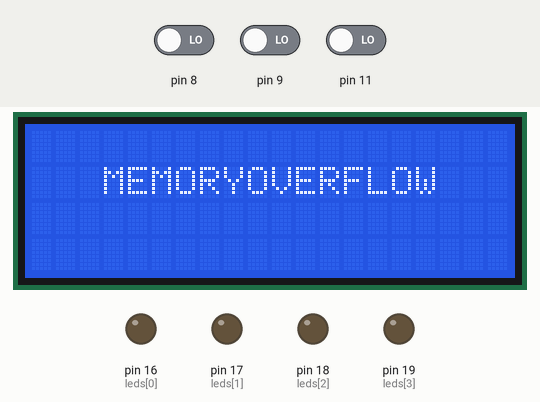
Recording of a sketch running on a simulated Arduino Uno, built with avr-gcc and run on an emulated ATmega328P. Parts: 20×4 character LCD, output pins drawn as LEDs (lit = HIGH). The test bench sets the inputs (shaded band); at power-on: pin 8 LOW, pin 9 LOW, pin 11 LOW. Random numbers use the default seed unless the sketch sets one; what the sketch prints to the serial monitor is not drawn.

Above: at 0.2 s.
At 5.3 s:
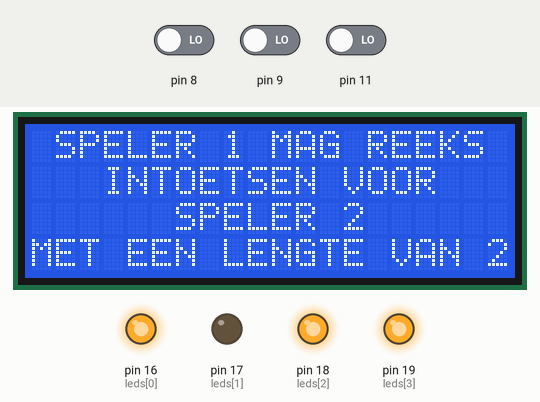
At 8.9 s:
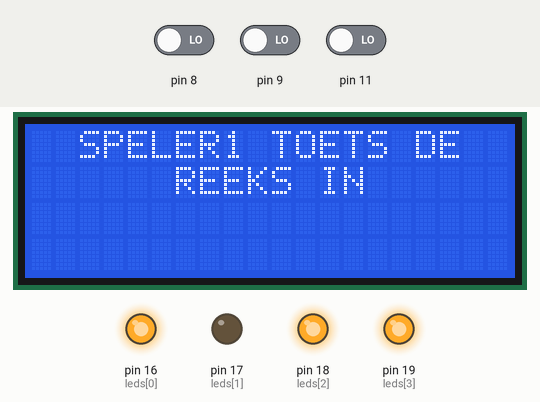
At 13.6 s:
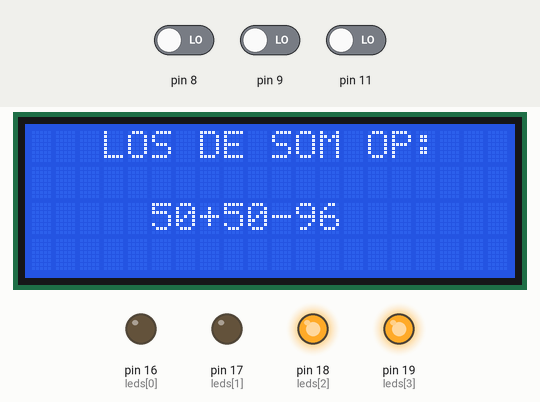
At 23.2 s:
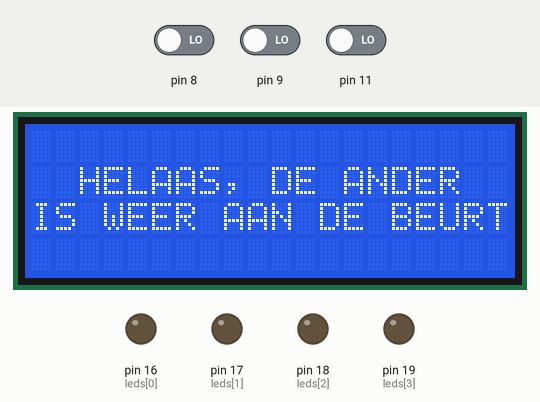
At 36.6 s:
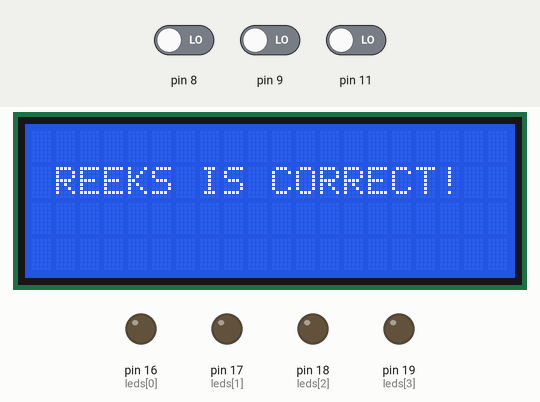
Timing chart, 0 to 40.0 s (numbered marks = the images above):
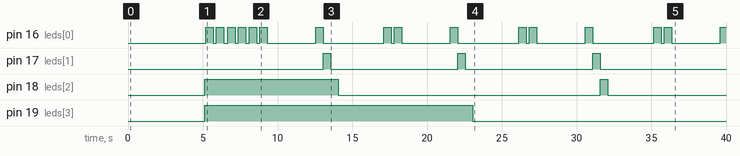

The sketch:

sketch_project1_2_copy_20250116121348_semiworking.ino
```cpp
#include <Adafruit_PCF8574.h>
#include <stdlib.h>
#include <string.h>
#include <Wire.h>
#include <Arduino.h>
#include <LiquidCrystal_I2C.h>

int buttons[2][5] = {
  {3, 2, 1, 0},
  {4, 5, 6, 7}
};
//int buttons2[] = {26, 27, 13, 14, 12};
int leds[] = {16, 17, 18, 19};

struct speler
{
  bool beurt;
  int reeks[50];
  int reekslengte;
  int reeksherhaling[50];
};

struct dobbelsteen
{
  String som;
  int oplossing;
};

speler spelernummer[2];

bool start = true;

// set up io expander
Adafruit_PCF8574 pcf;

Adafruit_PCF8574 pcf_dobbelsteen;

// Stel het I2C-adres van de LCD in op 0x27 en de afmetingen op 20x4
LiquidCrystal_I2C lcd(0x27, 20, 4);

void setup()
{
  // Start de I2C communicatie
  Wire.begin();

  lcd.begin(20, 4);
  lcd.backlight();
  lcd.init();

  // Toon de initialisatieboodschap
  lcd.setCursor(3, 1);
  lcd.print("MEMORYOVERFLOW");
  delay(5000);
  lcd.clear();

  // start io expanders
  if (!pcf.begin(0x20, &Wire))
  {
    Serial.println("Niet gelukt om io expander te vinden");
  }
  if (!pcf_dobbelsteen.begin(0x21, &Wire))
  {
    Serial.println("Niet gelukt om io expander dobbelsteen te vinden");
  }
  // put your setup code here, to run once:
  Serial.begin(115200);
  // loop over buttons en leds om ze actief te maken
  for (int i = 0; i < 4; i++)
  {
    pcf.pinMode(buttons[0][i], INPUT);
    pcf.pinMode(buttons[1][i], INPUT);
    pinMode(leds[i], OUTPUT);
  }
  // zet alles klaar voor de spelers
  spelernummer[0].beurt = false;
  spelernummer[0].reekslengte = 2;
  spelernummer[1].beurt = false;
  spelernummer[1].reekslengte = 2;

}

void loop()
{
  // put your main code here, to run repeatedly:

  // is het spel net begonnen?
  if (start == true)
  {
    // geef instructies op scherm (speler 1 mag reeks intoetsen voor speler 2)
    Serial.println("Speler 1 mag reeks intoetsen voor speler 2 met de lengte van 2");
    lcd.clear();
    lcd.setCursor(1,0);
    lcd.print("SPELER 1 MAG REEKS");
    lcd.setCursor(1,1);
    lcd.print("  INTOETSEN VOOR ");
    lcd.setCursor(5,2);
    lcd.print(" SPELER 2");
    lcd.setCursor(0,3);
    lcd.print("MET EEN LENGTE VAN 2");

    // loop over reeks speler 2
    for (int i = 0; i < 2; i++)
    {
      //check welke knoppen er worden ingetoetst
      int ingedrukt = false;
      while (ingedrukt == false)
      {
        for (int j = 0; j < 4; j++)
        {
          //Serial.println(j);
          if (pcf.digitalRead(buttons[0][j]) == LOW)
          {
            Serial.println(buttons[0][j]);
            // verander eerste plek van reeks naar j
            spelernummer[1].reeks[i] = j;
            // laat het huidige ledje branden als indicator
            digitalWrite(leds[j], HIGH);
            delay(500);
            digitalWrite(leds[j], LOW);
            ingedrukt = true;
            delay(200);
            break;
          }
        }
        //while (1);
      }
    }

    // geef instructies op scherm (speler 2 mag reeks intoetsen voor speler 1)
    Serial.println("Speler 2 mag reeks intoetsen voor speler 1 met een lengte van 2");
    lcd.clear();
    lcd.setCursor(1,0);
    lcd.print("SPELER 2 MAG REEKS");
    lcd.setCursor(1,1);
    lcd.print("  INTOETSEN VOOR ");
    lcd.setCursor(5,2);
    lcd.print(" SPELER 1");
    lcd.setCursor(0,3);
    lcd.print("MET EEN LENGTE VAN 2");

    // loop over reeks speler 1
    for (int i = 0; i < 2; i++)
    {
      //check welke knoppen er worden ingetoetst
      int ingedrukt = false;
      while (ingedrukt == false)
      {
        for (int j = 0; j < 4; j++)
        {
          if (pcf.digitalRead(buttons[1][j]) == LOW)
          {
            Serial.println(buttons[1][j]);
            // verander eerste plek van reeks naar j
            spelernummer[0].reeks[i] = j;
            // laat het huidige ledje branden als indicator
            digitalWrite(leds[j], HIGH);
            delay(500);
            digitalWrite(leds[j], LOW);
            ingedrukt = true;
            delay(200);
            break;
          }
        }
      }
    }
    start = false;
    spelernummer[0].beurt = true;
  }
  // spel kan nu echt beginnen


  // check wiens beurt het is
  if (spelernummer[0].beurt == true) // speler 1
  {
    // geef instructies op scherm (de speler moet proberen zijn reeks in te toetsen)
    Serial.println("Speler 1 mag zijn reeks proberen in te toetsen");
    lcd.clear();
    lcd.setCursor(2,0);
    lcd.print("SPELER1 TOETS DE");
    lcd.setCursor(6,1);
    lcd.print("REEKS IN");
    // get input van de speler
    reeksherhaling(0);

    // check of reeks correct is
    if (controle(0) == true)
    {
      // feliciteer speler 1 op het scherm
      Serial.println("Reeks is correct");
      lcd.clear();
      lcd.setCursor(1,1);
      lcd.print("REEKS IS CORRECT!");
      delay(3000);
    }
    else
    {
      // speler 1 heeft verloren, speler 2 heeft gewonnen
      Serial.println("Reeks is incorrect! Speler 2 heeft gewonnen");
      lcd.clear();
      lcd.setCursor(1,0);
      lcd.print("REEKS IS INCORRECT");
      lcd.setCursor(3,1);
      lcd.print("SPELER 2 HEEFT");
      lcd.setCursor(5,2);
      lcd.print("GEWONNEN!");
      delay(5000);
      lcd.clear();
      lcd.setCursor(5,1);
      lcd.print("GAMEOVER!!");
      gameover();
    }
    // geef instructies op scherm (los som op en leg de blokjes op juiste manier)
    Serial.println("Los de volgende som op en leg de blokjes neer op de goede plek(doppelsteen patroon):");
    lcd.clear();
    lcd.setCursor(3,0);
    lcd.print("LOS DE SOM OP:");

    // som
    dobbelsteen som = som_generator();
    Serial.println(som.som);
    lcd.setCursor(5,2);
    lcd.print(som.som);

    // weergeven op het scherm: "Druk een knop in om uw antwoord te bevestigen"
    Serial.println("Druk een van de knoppen in om uw antwoord te bevestigen");

    // hieronder het 2e gedeelte van het spel: dobbelsteen en blokjes

    // wacht totdat er een knop wordt ingedrukt
    bool ingedrukt = false;
    Serial.println(ingedrukt);
    while (ingedrukt == false)
    {
      for (int i = 0; i < 4; i++)
      {
        if (pcf.digitalRead(buttons[0][i]) == LOW)
        {
          digitalWrite(leds[i], HIGH);
          delay(500);
          digitalWrite(leds[i], LOW);
          ingedrukt = true;
          Serial.println("bevestigd");
        }
      }
    }
    // controleer doppelsteen
    if (dobbelsteen_controle(som.oplossing) == true)
    {
      // geef instructies op het scherm: "goed, u mag de reeks van de ander langer maken"
      Serial.println("goed je mag de reeks van de ander langer maken");
      lcd.clear();
      lcd.setCursor(2, 0);
      lcd.print("GOED, JE MAG DE");
      lcd.setCursor(1, 1);
      lcd.print("REEKS VAN DE ANDER");
      lcd.setCursor(4, 2);
      lcd.print("LANGER MAKEN");
      delay(3000);
      verleng_reeks(0);
    }
    else
    {
      // weergeven op het scherm: "helaas, de ander is weer aan de beurt"
      lcd.clear();
      lcd.setCursor(2, 1);
      lcd.print("HELAAS, DE ANDER");
      lcd.setCursor(0, 2);
      lcd.print("IS WEER AAN DE BEURT");
      Serial.println("fout");
      delay(3000);
    }
    // andere speler aan de beurt
    spelernummer[0].beurt = false;
    spelernummer[1].beurt = true;
  }

  // als speler 2 aan de beurt is
  else // speler 2
  {
    Serial.println("Speler 2 mag zijn reeks proberen in te toetsen");
    lcd.clear();
    lcd.setCursor(2,0);
    lcd.print("SPELER2 TOETS DE");
    lcd.setCursor(6,1);
    lcd.print("REEKS IN");
    // get input van de speler
    reeksherhaling(1);

    // check of de reeks correct is
    if (controle(1) == true)
    {
      // Feliciteer speler 2 op het scherm
      Serial.println("Reeks is correct");
      lcd.clear();
      lcd.setCursor(1,1);
      lcd.print("REEKS IS CORRECT!");
      delay(3000);
    }
    else
    {
      // speler 2 heeft verloren, speler 1 heeft gewonnen
      Serial.println("Reeks is incorrect! Speler 1 heeft gewonnen");
      lcd.clear();
      lcd.setCursor(1,0);
      lcd.print("REEKS IS INCORRECT");
      lcd.setCursor(3,1);
      lcd.print("SPELER 1 HEEFT");
      lcd.setCursor(5,2);
      lcd.print("GEWONNEN!");
      delay(5000);
      lcd.clear();
      lcd.setCursor(5,1);
      lcd.print("GAMEOVER!!");
      gameover();
    }
    // geef instructies op scherm (los som op en leg de blokjes op de juiste manier)
    Serial.println("Los de volgende som op en leg de blokjes neer op de goede plek(doppelsteen patroon):");
    lcd.clear();
    lcd.setCursor(3,0);
    lcd.print("LOS DE SOM OP:");

    // hieronder het 2e gedeelte van het spel: dobbelsteen en blokjes
    // som
    dobbelsteen som = som_generator();
    Serial.println(som.som);
    lcd.setCursor(5,2);
    lcd.print(som.som);

    // weergeven op het scherm: "Druk een knop in om uw antwoord te bevestigen"
    Serial.println("Druk een van de knoppen in om uw antwoord te bevestigen");

    // wacht totdat er een knop wordt ingedrukt
    bool bevestiging = false;
    while (bevestiging == false)
    {
      for (int i = 0; i < 4; i++)
      {
        if (pcf.digitalRead(buttons[1][i]) == LOW)
        {
          digitalWrite(leds[i], HIGH);
          delay(500);
          digitalWrite(leds[i], LOW);
          bevestiging = true;
          Serial.println("Bevestigd");
        }
      }
    }
    // controleer doppelsteen
     if (dobbelsteen_controle(som.oplossing) == true)
     {
      // geef instructies op het scherm: "goed, je mag de reeks van de ander langer maken"
      Serial.println("goed, je mag de reeks van de ander langer maken");
      lcd.clear();
      lcd.setCursor(2, 0);
      lcd.print("GOED, JE MAG DE");
      lcd.setCursor(1, 1);
      lcd.print("REEKS VAN DE ANDER");
      lcd.setCursor(4, 2);
      lcd.print("LANGER MAKEN");
      delay(3000);

      verleng_reeks(1);
     }
     else
     {
      // weergeven op scherm: "helaas, de ander is weer aan de beurt"
      lcd.clear();
      lcd.setCursor(2, 1);
      lcd.print("HELAAS, DE ANDER");
      lcd.setCursor(0, 2);
      lcd.print("IS WEER AAN DE BEURT");
      Serial.println("fout");
      delay(3000);
     }

    // andere speler aan de beurt
    spelernummer[1].beurt = false;
    spelernummer[0].beurt = true;
  }
}

// hieronder staan alle functies

void reeksherhaling(int a)
{
  // loop over array reeksherhaling heen
  for (int i = 0; i < spelernummer[a].reekslengte; i++)
  {
    // zolang er geen knop wordt ingedrukt, loop over de knoppen heen
    bool ingedrukt = false;
    while (ingedrukt == false)
    {
      for (int j = 0; j < 4; j++)
      {
        // als een knop is ingedrukt, zet de huidige knop in de array reeksherhaling (j)
        if (pcf.digitalRead(buttons[a][j]) == LOW)
        {
          spelernummer[a].reeksherhaling[i] = j;
          // laat bijbehorende ledje branden ter verduidelijking
          digitalWrite(leds[j], HIGH);
          delay(500);
          digitalWrite(leds[j], LOW);
          // zeg dat er een knop is ingedrukt zodat de computer doorgaat naar de volgende plek in de array reeksherhaling
          ingedrukt = true;
          delay(200);
          break;
        }
      }
    }
  }
}


bool controle(int a)
{
  // loop over array reeks en reeksherhaling
  for (int i = 0; i < spelernummer[a].reekslengte; i++)
  {
    // if reeks niet hetzelfde als reeksherhaling, return false
    if (spelernummer[a].reeks[i] != spelernummer[a].reeksherhaling[i])
    {
      return false;
    }
  }
  // otherwise, return true
  return true;
}

void gameover()
{
  Serial.println("reset spel aub");
  while (true)
  {
    // loop forever
  }
}

dobbelsteen som_generator()
{
  // x + y - z = s
  // s = random(1 - 6)
  int x = random(1, 99);
  int y = random(1, 99);
  int s = random(1, 6);
  int z = x + y - s;

  dobbelsteen q;
  String som(String(x) + "+" + String(y) + "-" + String(z));
  q.som = som;
  q.oplossing = s;
  return q;
}

bool dobbelsteen_controle(int oplossing)
{
  // alle mogelijke oplossingen dobbelsteen (1 - 6)
  // oplossing 1 => poort 5
  int oplossing1[7] = {LOW, LOW, LOW, LOW, HIGH, LOW, LOW};
  // oplossing 2 => poort 1, 4 of 3, 7
  int oplossing2[2][7] = {
    {HIGH, LOW, LOW, HIGH, LOW, LOW, LOW},
    {LOW, LOW, HIGH, LOW, LOW, LOW, HIGH}
  };
  // oplossing 3 => poort 1, 4, 5 of 3, 5, 7
  int oplossing3[2][7] = {
    {HIGH, LOW, LOW, HIGH, HIGH, LOW, LOW},
    {LOW, LOW, HIGH, LOW, HIGH, LOW, HIGH}
  };
  // oplossing 4 => poort 1, 3, 4, 7
  int oplossing4[7] = {HIGH, LOW, HIGH, HIGH, LOW, LOW, HIGH};
  // oplossing 5 => poort 1, 3, 4, 5, 7
  int oplossing5[7] = {HIGH, LOW, HIGH, HIGH, HIGH, LOW, HIGH};
  // oplossing 6 => poort 1, 2, 3, 4, 6, 7
  int oplossing6[7] = {HIGH, HIGH, HIGH, HIGH, LOW, HIGH, HIGH};

  // sla antwoord op in array
  int antwoord[7];
  for (int i = 1; i <= 7; i++)
  {
    antwoord[i - 1] = pcf_dobbelsteen.digitalRead(i);
    Serial.println(pcf_dobbelsteen.digitalRead(i));
  }
  // vergelijk antwoord met juiste oplossing
  switch (oplossing)
  {
    case 1:
      for (int j = 0; j < 7; j++)
      {
        if (oplossing1[j] == antwoord[j])
        {
          return false;
        }
      }
      break;
    case 2:
      for (int j = 0; j < 7; j++)
      {
        if (antwoord[j] == oplossing2[0][j] && antwoord[j] == oplossing2[1][j])
        {
          return false;
        }
      }
      break;
    case 3:
      for (int j = 0; j < 7; j++)
      {
        if (antwoord[j] == oplossing3[0][j] && antwoord[j] == oplossing3[1][j])
        {
          return false;
        }
      }
      break;
    case 4:
      for (int j = 0; j < 7; j++)
      {
        if (antwoord[j] == oplossing4[j])
        {
          return false;
        }
      }
      break;
    case 5:
      for (int j = 0; j < 7; j++)
      {
        if (antwoord[j] == oplossing5[j])
        {
          return false;
        }
      }
      break;
    case 6:
      for (int j = 0; j < 7; j++)
      {
        if (antwoord[j] == oplossing6[j])
        {
          return false;
        }
      }
      break;
  }
  return true;
}

void verleng_reeks(int a)
{
  // geef instructies op het scherm: "selecteer het lampje die u aan de reeks van de ander wilt toevoegen"
  Serial.println("selecteer lampje die u aan reeks wil toevoegen");
  lcd.clear();
  lcd.setCursor(2, 1);
  lcd.print("VOEG LAMPJE TOE");
  lcd.setCursor(5, 2);
  lcd.print("AAN REEKS");


  // get id van andere speler
  int andere_speler = a ^ 1;
  // check of reeks langer kan worden gemaakt
  if (spelernummer[andere_speler].reekslengte == 50)
  {
    Serial.println("Je hebt een beter geheugen dan deze computer");
    gameover();
  }
  // wacht totdat er een knop is ingedrukt
  bool ingedrukt = false;
  while (ingedrukt == false)
  {
    for (int i = 0; i < 4; i++)
    {
      if (pcf.digitalRead(buttons[a][i]) == LOW)
      {
        // laat led branden als indicator
        digitalWrite(leds[i], HIGH);
        delay(500);
        digitalWrite(leds[i], LOW);
        spelernummer[andere_speler].reeks[spelernummer[andere_speler].reekslengte] = i;
        spelernummer[andere_speler].reekslengte++;
        ingedrukt = true;
      }
    }
  }
}
```

Measured:
- by itself, pin 16 (leds[0]): LOW → HIGH at 5.2 s, → LOW 0.50 s later, → HIGH 0.20 s later, → LOW 0.50 s later, … (31 changes in this stretch)
- by itself, pin 17 (leds[1]): alternates HIGH for 0.50 s and LOW for 8.5 s
- by itself, pin 18 (leds[2]): HIGH → LOW at 14.1 s, → HIGH 17.5 s later, → LOW 0.50 s later
- by itself, pin 19 (leds[3]): HIGH → LOW at 23.1 s
- what the display in image 1 shows lasts 1.5 s, from 5.2 s to 6.7 s
- what the display in image 2 shows lasts 1.4 s, from 8.1 s to 9.5 s
- what the display in image 4 shows lasts 3.0 s, from 23.1 s to 26.1 s
